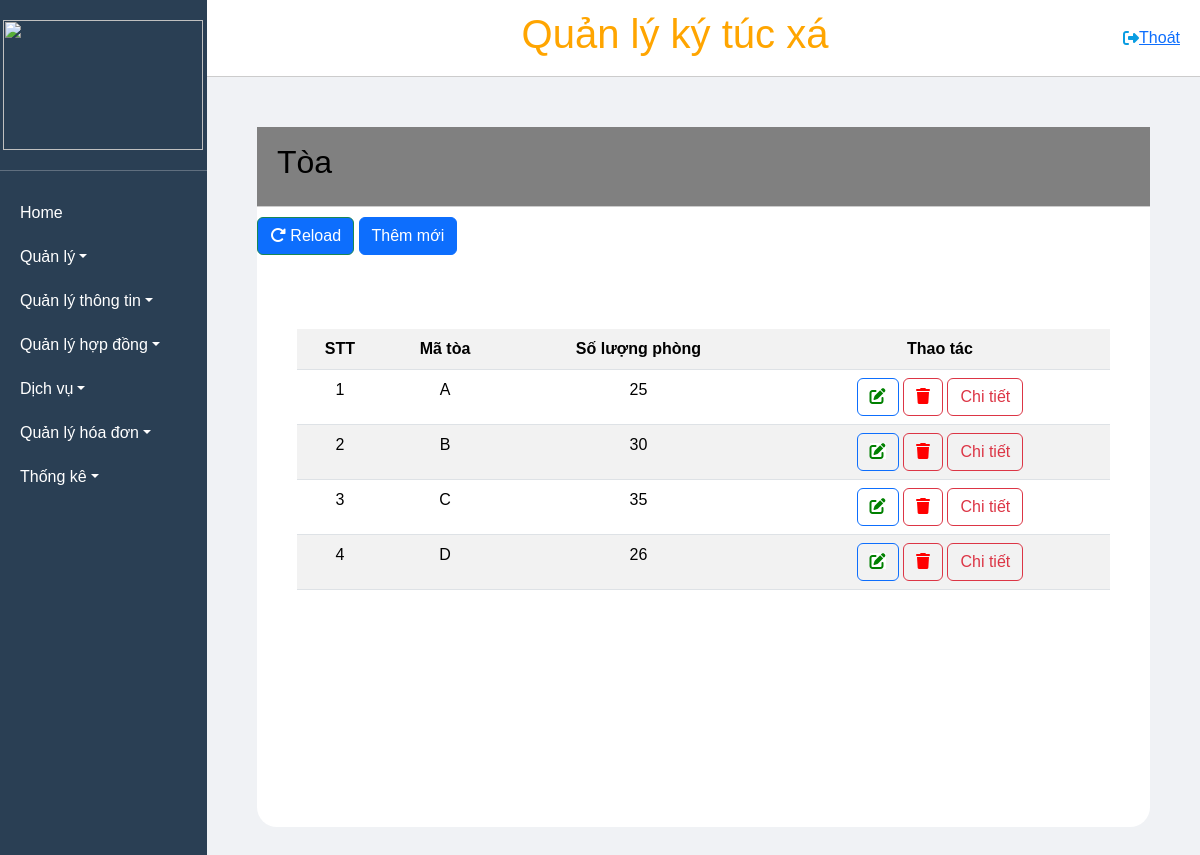
Screenshot of /Toa_c with the database file from the repository.
### tables this page shows
CREATE TABLE `toa` (
  `maToa` varchar(50) NOT NULL,
  `soPhong` int(50) NOT NULL
);

### MVC/Core/controller.php (called while the page is built, shortened)
<?php
class controller
{
    public function model($model)
    {
        return new $model;
    }
    public function view($view, $data = [])
    {
        require_once './MVC/Views/' . $view . '.php';
    }
}

### MVC/Controllers/Toa_c.php (called while the page is built, shortened)
<?php
class Toa_c extends controller
{
    private $ds;
    function __construct()
    {
        $this->ds = $this->model('Toa_m');
    }
    function Get_data()
    {
        $dulieu = $this->ds->all();
        $this->view('Masterlayout', [
            'page' => 'Toa_v',
            'dulieu' => $dulieu,
        ]);
    }
}
?>

### MVC/Core/app.php (called while the page is built, shortened)
<?php
class app
{
    protected $action = 'Get_data';
    function __construct()
    {
        $arr = $this->processURL();
        if ($arr != null) {
            if (file_exists('./MVC/Controllers/' . $arr[0] . '.php')) {
                unset($arr[0]);
            }
        }
        $this->controller = new $this->controller;
        $this->param = $arr ? array_values($arr) : [];
        call_user_func_array([$this->controller, $this->action], $this->param);
    }
    function processURL()
    {
        if (isset($_GET['url'])) {
            return explode('/', filter_var(trim($_GET['url']), FILTER_DEFAULT));
        }
    }
}

### index.php (called while the page is built, shortened)
<?php
$app = new app();
?>

### MVC/Core/connectDB.php (called while the page is built, shortened)
<?php
class connectDB
{
    protected $serverName = "localhost";
    protected $userName = "root";
    protected $pwd = "";
    protected $dbName = "qlktx";
    function __construct()
    {
        $this->conn = mysqli_connect($this->serverName, $this->userName, $this->pwd, $this->dbName);
    }
}

### MVC/Models/Toa_m.php (called while the page is built, shortened)
<?php
class Toa_m extends connectDB{
    public function all(){
        $sql = "SELECT * FROM toa";
        return mysqli_query($this->conn, $sql);
    }
}
?>

### MVC/Views/Pages/Toa_v.php (the view, shortened to what this page needs)
<!DOCTYPE html>
<html lang="en">
<head>
</head>
<body>
    <form>
        <div class="main">
        <div class="header">
            <h2>Tòa</h2>
        </div>
            <div>
            <a href="http://localhost/QuanLyKyTucXa_new/Toa_c/" style="margin: 10px 0px; background-color: #0d6efd;" class="btn btn-success" name="btnReLoad"><i class="fa-solid fa-rotate-right"></i> Reload</a>
            <button type="button" class="btn btn-primary" data-bs-toggle="modal" data-bs-target="#addServiceModal">Thêm mới </button>
            <br>
         <br>
        <div class="form-inline" >
            <table class="table table-striped" style="text-align:center " >
                    <tr style="background:ccc">
                        <th>STT</th>
                        <th>Mã tòa</th>
                        <th>Số lượng phòng</th>
                        <th>Thao tác</th>
                    </tr>
                    <?php
                    if (isset($data['dulieu']) && mysqli_num_rows($data['dulieu']) > 0) {
                        $i = 0;
                        while ($row = mysqli_fetch_assoc($data['dulieu'])) {
                            ?>
                        <tr >
                            <td><?php echo (++$i) ?></td>
                            <td><?php echo $row['maToa'] ?></td>
                            <td><?php echo $row['soPhong'] ?></td>
                            <td>
                            <button onclick="updateDataT('<?php echo htmlspecialchars(json_encode($row)) ?>')" type="button" class="btn btn-outline-primary" data-bs-toggle="modal" data-bs-target="#editServiceModal"><i style="color: green; background: white;" class="fa-solid fa-pen-to-square"></i></button>
                            <a onclick="return confirm('Bạn có muốn xóa tòa này không?');" href="http://localhost/QuanLyKyTucXa_new/Toa_c/xoa/<?php echo $row['maToa'] ?>" class="btn btn-outline-danger"><i style="color: red;" class="fa-solid fa-trash"></i></a>
                            <a href="http://localhost/QuanLyKyTucXa_new/Toa_c/lien_ket/<?php echo $row['maToa'] ?>" class="btn btn-outline-danger"><i style="color: red;" ></i>Chi tiết</a>
                            </td>
                        </tr>
                            <?php
                        }
                    }
                    ?>
            </table>
        </div>
      </form>
</body>
</html>

### Public/CSS/style.css (style rules this page uses)
* { padding: 0; margin: 0; box-sizing: border-box; }
.header { display: flex; align-items: center; justify-content:space-between ; padding: 20px; }
.main { height: 700px; background-color: #fff; border-radius: 20px; margin: 50px 50px 50px 50px ; }
body { background-color: #F0F2F5; }

### Public/CSS/master.css (style rules this page uses)
* { margin: 0; padding: 0; box-sizing: border-box; font-family: Arial, sans-serif; }
html, body { height: 100%; overflow: hidden; }
.header { background-color: grey; padding: 10px 20px; border-bottom: 1px solid #ccc; height: 80px; display: flex; justify-content: space-between; align-items: center; color: black; }

### Public/CSS/l1.css (style rules this page uses)
.form-inline { border-radius: 20px; background-color: white; padding: 40px; text-align: left; }

### rows the page displays
toa: maToa "A", soPhong "25"
toa: maToa "B", soPhong "30"
toa: maToa "C", soPhong "35"
toa: maToa "D", soPhong "26"
